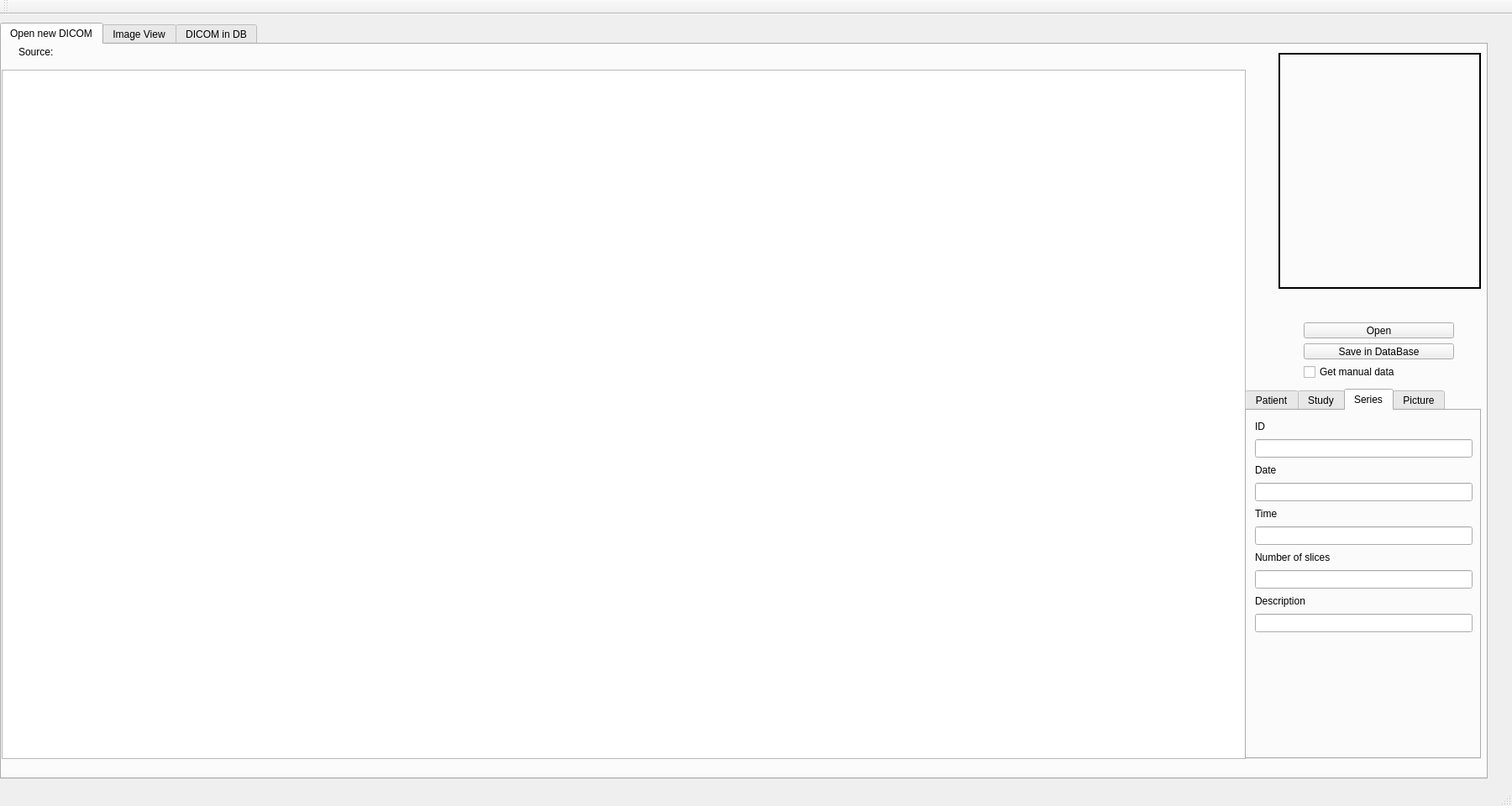
<?xml version="1.0" encoding="UTF-8"?>
<ui version="4.0">
 <class>MainWindow</class>
 <widget class="QMainWindow" name="MainWindow">
  <property name="geometry">
   <rect>
    <x>0</x>
    <y>0</y>
    <width>1800</width>
    <height>960</height>
   </rect>
  </property>
  <property name="windowTitle">
   <string>MainWindow</string>
  </property>
  <widget class="QWidget" name="centralWidget">
   <widget class="QTabWidget" name="tabWidget">
    <property name="geometry">
     <rect>
      <x>0</x>
      <y>10</y>
      <width>1771</width>
      <height>901</height>
     </rect>
    </property>
    <property name="currentIndex">
     <number>0</number>
    </property>
    <widget class="QWidget" name="tab">
     <attribute name="title">
      <string>Open new DICOM</string>
     </attribute>
     <widget class="QLabel" name="nameOfFileLabel">
      <property name="geometry">
       <rect>
        <x>110</x>
        <y>0</y>
        <width>911</width>
        <height>17</height>
       </rect>
      </property>
      <property name="text">
       <string/>
      </property>
     </widget>
     <widget class="QTextBrowser" name="textBrowser">
      <property name="geometry">
       <rect>
        <x>0</x>
        <y>30</y>
        <width>1481</width>
        <height>821</height>
       </rect>
      </property>
     </widget>
     <widget class="QLabel" name="label">
      <property name="geometry">
       <rect>
        <x>1520</x>
        <y>10</y>
        <width>241</width>
        <height>281</height>
       </rect>
      </property>
      <property name="frameShape">
       <enum>QFrame::WinPanel</enum>
      </property>
      <property name="text">
       <string/>
      </property>
     </widget>
     <widget class="QLabel" name="label_8">
      <property name="geometry">
       <rect>
        <x>20</x>
        <y>0</y>
        <width>67</width>
        <height>17</height>
       </rect>
      </property>
      <property name="text">
       <string>Source:</string>
      </property>
     </widget>
     <widget class="QWidget" name="verticalLayoutWidget_2">
      <property name="geometry">
       <rect>
        <x>1539</x>
        <y>320</y>
        <width>201</width>
        <height>90</height>
       </rect>
      </property>
      <layout class="QVBoxLayout" name="verticalLayout_2">
       <item>
        <widget class="QPushButton" name="pushButton">
         <property name="text">
          <string>Open</string>
         </property>
        </widget>
       </item>
       <item>
        <widget class="QPushButton" name="pushButton_2">
         <property name="text">
          <string>Save in DataBase</string>
         </property>
        </widget>
       </item>
       <item>
        <widget class="QCheckBox" name="checkBox">
         <property name="text">
          <string>Get manual data</string>
         </property>
        </widget>
       </item>
      </layout>
     </widget>
     <widget class="QTabWidget" name="tabWidget_2">
      <property name="geometry">
       <rect>
        <x>1480</x>
        <y>410</y>
        <width>281</width>
        <height>441</height>
       </rect>
      </property>
      <property name="currentIndex">
       <number>2</number>
      </property>
      <widget class="QWidget" name="tab_2">
       <attribute name="title">
        <string>Patient</string>
       </attribute>
       <widget class="QWidget" name="verticalLayoutWidget_3">
        <property name="geometry">
         <rect>
          <x>-1</x>
          <y>0</y>
          <width>281</width>
          <height>391</height>
         </rect>
        </property>
        <layout class="QVBoxLayout" name="verticalLayout_3">
         <item>
          <widget class="QLabel" name="label_10">
           <property name="text">
            <string>ID</string>
           </property>
          </widget>
         </item>
         <item>
          <widget class="QLineEdit" name="lineEdit"/>
         </item>
         <item>
          <widget class="QLabel" name="label_9">
           <property name="text">
            <string>Name</string>
           </property>
          </widget>
         </item>
         <item>
          <widget class="QLineEdit" name="lineEdit_2"/>
         </item>
         <item>
          <widget class="QLabel" name="label_11">
           <property name="text">
            <string>Sex</string>
           </property>
          </widget>
         </item>
         <item>
          <widget class="QLineEdit" name="lineEdit_3"/>
         </item>
         <item>
          <widget class="QLabel" name="label_12">
           <property name="text">
            <string>Date of birth</string>
           </property>
          </widget>
         </item>
         <item>
          <widget class="QLineEdit" name="lineEdit_4"/>
         </item>
         <item>
          <widget class="QLabel" name="label_13">
           <property name="text">
            <string>Age</string>
           </property>
          </widget>
         </item>
         <item>
          <widget class="QLineEdit" name="lineEdit_5"/>
         </item>
        </layout>
       </widget>
      </widget>
      <widget class="QWidget" name="tab_5">
       <attribute name="title">
        <string>Study</string>
       </attribute>
       <widget class="QWidget" name="verticalLayoutWidget_6">
        <property name="geometry">
         <rect>
          <x>0</x>
          <y>0</y>
          <width>271</width>
          <height>391</height>
         </rect>
        </property>
        <layout class="QVBoxLayout" name="verticalLayout_6">
         <item>
          <widget class="QLabel" name="label_15">
           <property name="text">
            <string>ID</string>
           </property>
          </widget>
         </item>
         <item>
          <widget class="QLineEdit" name="lineEdit_7"/>
         </item>
         <item>
          <widget class="QLabel" name="label_16">
           <property name="text">
            <string>TYPE</string>
           </property>
          </widget>
         </item>
         <item>
          <widget class="QLineEdit" name="lineEdit_8"/>
         </item>
         <item>
          <widget class="QLabel" name="label_17">
           <property name="text">
            <string>Date</string>
           </property>
          </widget>
         </item>
         <item>
          <widget class="QLineEdit" name="lineEdit_9"/>
         </item>
         <item>
          <widget class="QLabel" name="label_18">
           <property name="text">
            <string>Time</string>
           </property>
          </widget>
         </item>
         <item>
          <widget class="QLineEdit" name="lineEdit_10"/>
         </item>
         <item>
          <widget class="QLabel" name="label_19">
           <property name="text">
            <string>Modality</string>
           </property>
          </widget>
         </item>
         <item>
          <widget class="QLineEdit" name="lineEdit_11"/>
         </item>
         <item>
          <widget class="QLabel" name="label_20">
           <property name="text">
            <string>Description</string>
           </property>
          </widget>
         </item>
         <item>
          <widget class="QLineEdit" name="lineEdit_12"/>
         </item>
         <item>
          <widget class="QLabel" name="label_21">
           <property name="text">
            <string>Id </string>
           </property>
          </widget>
         </item>
         <item>
          <widget class="QLineEdit" name="lineEdit_13"/>
         </item>
        </layout>
       </widget>
      </widget>
      <widget class="QWidget" name="tab_6">
       <attribute name="title">
        <string>Series</string>
       </attribute>
       <widget class="QWidget" name="verticalLayoutWidget_5">
        <property name="geometry">
         <rect>
          <x>-1</x>
          <y>-1</y>
          <width>281</width>
          <height>276</height>
         </rect>
        </property>
        <layout class="QVBoxLayout" name="verticalLayout_5">
         <item>
          <widget class="QLabel" name="label_22">
           <property name="text">
            <string>ID </string>
           </property>
          </widget>
         </item>
         <item>
          <widget class="QLineEdit" name="lineEdit_14"/>
         </item>
         <item>
          <widget class="QLabel" name="label_23">
           <property name="text">
            <string>Date</string>
           </property>
          </widget>
         </item>
         <item>
          <widget class="QLineEdit" name="lineEdit_15"/>
         </item>
         <item>
          <widget class="QLabel" name="label_7">
           <property name="text">
            <string>Time</string>
           </property>
          </widget>
         </item>
         <item>
          <widget class="QLineEdit" name="lineEdit_6"/>
         </item>
         <item>
          <widget class="QLabel" name="label_24">
           <property name="text">
            <string>Number of slices</string>
           </property>
          </widget>
         </item>
         <item>
          <widget class="QLineEdit" name="lineEdit_16"/>
         </item>
         <item>
          <widget class="QLabel" name="label_25">
           <property name="text">
            <string>Description</string>
           </property>
          </widget>
         </item>
         <item>
          <widget class="QLineEdit" name="lineEdit_17"/>
         </item>
        </layout>
       </widget>
      </widget>
      <widget class="QWidget" name="tab_7">
       <attribute name="title">
        <string>Picture</string>
       </attribute>
       <widget class="QWidget" name="verticalLayoutWidget_4">
        <property name="geometry">
         <rect>
          <x>0</x>
          <y>0</y>
          <width>281</width>
          <height>187</height>
         </rect>
        </property>
        <layout class="QVBoxLayout" name="verticalLayout_4">
         <item>
          <widget class="QLabel" name="label_26">
           <property name="text">
            <string>Picture</string>
           </property>
          </widget>
         </item>
         <item>
          <widget class="QLabel" name="label_27">
           <property name="text">
            <string>ID</string>
           </property>
          </widget>
         </item>
         <item>
          <widget class="QLineEdit" name="lineEdit_18"/>
         </item>
         <item>
          <widget class="QLabel" name="label_28">
           <property name="text">
            <string>Number</string>
           </property>
          </widget>
         </item>
         <item>
          <widget class="QLineEdit" name="lineEdit_19"/>
         </item>
         <item>
          <widget class="QLabel" name="label_29">
           <property name="text">
            <string>Path</string>
           </property>
          </widget>
         </item>
         <item>
          <widget class="QLineEdit" name="lineEdit_20">
           <property name="enabled">
            <bool>true</bool>
           </property>
          </widget>
         </item>
        </layout>
       </widget>
      </widget>
     </widget>
    </widget>
    <widget class="QWidget" name="tab_4">
     <attribute name="title">
      <string>Image View</string>
     </attribute>
     <widget class="QGraphicsView" name="graphicsView">
      <property name="geometry">
       <rect>
        <x>10</x>
        <y>10</y>
        <width>1741</width>
        <height>841</height>
       </rect>
      </property>
     </widget>
    </widget>
    <widget class="QWidget" name="tab_3">
     <attribute name="title">
      <string>DICOM in DB</string>
     </attribute>
     <widget class="QWidget" name="verticalLayoutWidget">
      <property name="geometry">
       <rect>
        <x>10</x>
        <y>29</y>
        <width>1741</width>
        <height>352</height>
       </rect>
      </property>
      <layout class="QVBoxLayout" name="verticalLayout">
       <item>
        <widget class="QLabel" name="label_2">
         <property name="text">
          <string>Patient</string>
         </property>
        </widget>
       </item>
       <item>
        <widget class="QComboBox" name="comboBox">
         <property name="currentText">
          <string/>
         </property>
         <property name="currentIndex">
          <number>-1</number>
         </property>
         <property name="maxVisibleItems">
          <number>100</number>
         </property>
        </widget>
       </item>
       <item>
        <widget class="QLabel" name="label_3">
         <property name="text">
          <string>Study</string>
         </property>
        </widget>
       </item>
       <item>
        <widget class="QPushButton" name="pushButton_9">
         <property name="text">
          <string>Load studies</string>
         </property>
        </widget>
       </item>
       <item>
        <widget class="QComboBox" name="comboBox_2"/>
       </item>
       <item>
        <widget class="QLabel" name="label_4">
         <property name="text">
          <string>Series</string>
         </property>
        </widget>
       </item>
       <item>
        <widget class="QPushButton" name="pushButton_10">
         <property name="text">
          <string>Load series</string>
         </property>
        </widget>
       </item>
       <item>
        <widget class="QComboBox" name="comboBox_3"/>
       </item>
       <item>
        <widget class="QLabel" name="label_5">
         <property name="text">
          <string>Picture</string>
         </property>
        </widget>
       </item>
       <item>
        <widget class="QPushButton" name="pushButton_11">
         <property name="text">
          <string>Load pictures</string>
         </property>
        </widget>
       </item>
       <item>
        <widget class="QComboBox" name="comboBox_4"/>
       </item>
       <item>
        <widget class="QPushButton" name="pushButton_12">
         <property name="text">
          <string>Load picture</string>
         </property>
        </widget>
       </item>
      </layout>
     </widget>
     <widget class="QLabel" name="label_6">
      <property name="geometry">
       <rect>
        <x>10</x>
        <y>380</y>
        <width>191</width>
        <height>17</height>
       </rect>
      </property>
      <property name="text">
       <string>DICOM info</string>
      </property>
     </widget>
     <widget class="QPushButton" name="pushButton_3">
      <property name="geometry">
       <rect>
        <x>10</x>
        <y>0</y>
        <width>99</width>
        <height>27</height>
       </rect>
      </property>
      <property name="text">
       <string>Load from DB</string>
      </property>
     </widget>
     <widget class="QTextBrowser" name="textBrowser_2">
      <property name="geometry">
       <rect>
        <x>10</x>
        <y>400</y>
        <width>1541</width>
        <height>451</height>
       </rect>
      </property>
     </widget>
     <widget class="QWidget" name="verticalLayoutWidget_7">
      <property name="geometry">
       <rect>
        <x>1580</x>
        <y>380</y>
        <width>160</width>
        <height>251</height>
       </rect>
      </property>
      <layout class="QVBoxLayout" name="verticalLayout_7">
       <item>
        <widget class="QPushButton" name="pushButton_4">
         <property name="text">
          <string>Save </string>
         </property>
        </widget>
       </item>
       <item>
        <widget class="QCheckBox" name="checkBox_2">
         <property name="text">
          <string>Are you sure? </string>
         </property>
        </widget>
       </item>
       <item>
        <widget class="QPushButton" name="pushButton_5">
         <property name="text">
          <string>Delete Patient</string>
         </property>
        </widget>
       </item>
       <item>
        <widget class="QPushButton" name="pushButton_6">
         <property name="text">
          <string>Delete Study</string>
         </property>
        </widget>
       </item>
       <item>
        <widget class="QPushButton" name="pushButton_7">
         <property name="text">
          <string>Delete Series</string>
         </property>
        </widget>
       </item>
       <item>
        <widget class="QPushButton" name="pushButton_8">
         <property name="text">
          <string>Delete Picture</string>
         </property>
        </widget>
       </item>
      </layout>
     </widget>
    </widget>
   </widget>
  </widget>
  <widget class="QMenuBar" name="menuBar">
   <property name="geometry">
    <rect>
     <x>0</x>
     <y>0</y>
     <width>1800</width>
     <height>25</height>
    </rect>
   </property>
  </widget>
  <widget class="QToolBar" name="mainToolBar">
   <attribute name="toolBarArea">
    <enum>TopToolBarArea</enum>
   </attribute>
   <attribute name="toolBarBreak">
    <bool>false</bool>
   </attribute>
  </widget>
  <widget class="QStatusBar" name="statusBar"/>
 </widget>
 <layoutdefault spacing="6" margin="11"/>
 <resources/>
 <connections/>
</ui>
